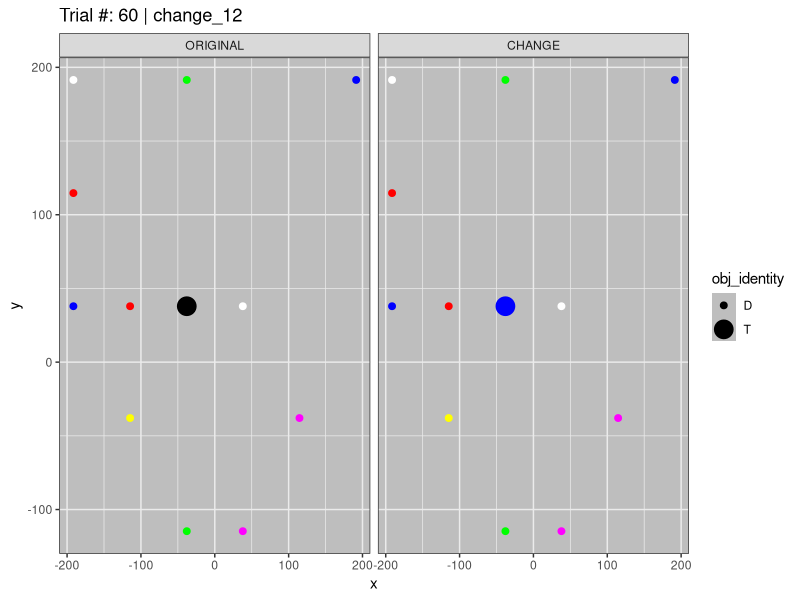

Write the R code that produced this figure.
library(tidyverse)
library(readr)

# sample experience recreation dataset
df <- read_delim("objdata_6.txt", 
                        "\t", escape_double = FALSE, trim_ws = TRUE) %>%
  mutate(isChangeTrial = ifelse(isChangeTrial == 1, "CHANGE", "ORIGINAL")) %>%
  mutate(change_trial = factor(isChangeTrial, levels=c("ORIGINAL","CHANGE")))

# get random trial
single.trial <- df %>% 
  filter(trial_type == "change_12") %>%
  filter(trial == sample(unique(trial),size=1))

# plot trial data
ggplot(single.trial, aes(x,y,color=obj.color)) + 
  geom_point(aes(size=obj_identity)) +
  scale_colour_identity()+
  theme_bw() + 
  theme(panel.background = element_rect(fill = "grey"),
        plot.background = element_rect(fill = "white")) +
  ggtitle(paste0("Trial #: ", single.trial$trial[1], " | ", 
                 single.trial$trial_type[1])) +
  facet_grid(. ~ change_trial)
